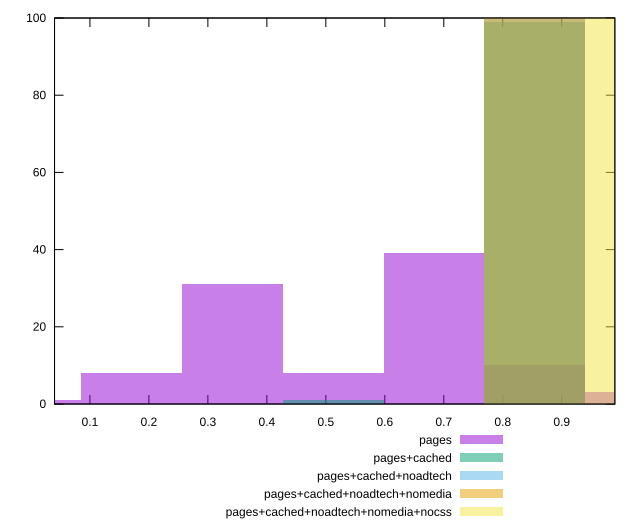

Write the gnuplot code that produced this figure.
reset

$pages <<EOF
0.683374109776479 39
0.3416870548882395 31
0.5125305823323593 8
0.17084352744411976 8
0.8542176372205988 10
0 1
1.0250611646647185 3
EOF

$pagesCached <<EOF
0.5125305823323593 1
0.8542176372205988 99
EOF

$pagesCachedNoadtech <<EOF
0.8542176372205988 100
EOF

$pagesCachedNoadtechNomedia <<EOF
0.8542176372205988 100
EOF

$pagesCachedNoadtechNomediaNocss <<EOF
1.0250611646647185 100
EOF

set key outside below
set boxwidth 0.17084352744411976
set xrange [0.04:0.99]
set yrange [0:100]
set trange [0:100]
set style fill transparent solid 0.5 noborder
set terminal svg size 640, 530 enhanced background rgb 'white'
set output "report_00009_2021-02-08T22-37-41.559Z/first-contentful-paint/comparison/histogram/all_score.svg"

plot $pages title "pages" with boxes, \
     $pagesCached title "pages+cached" with boxes, \
     $pagesCachedNoadtech title "pages+cached+noadtech" with boxes, \
     $pagesCachedNoadtechNomedia title "pages+cached+noadtech+nomedia" with boxes, \
     $pagesCachedNoadtechNomediaNocss title "pages+cached+noadtech+nomedia+nocss" with boxes

reset
